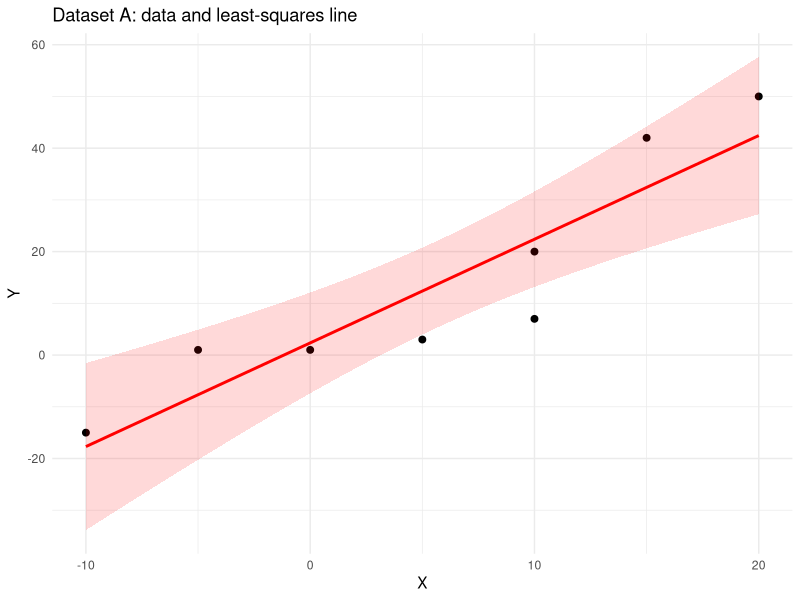
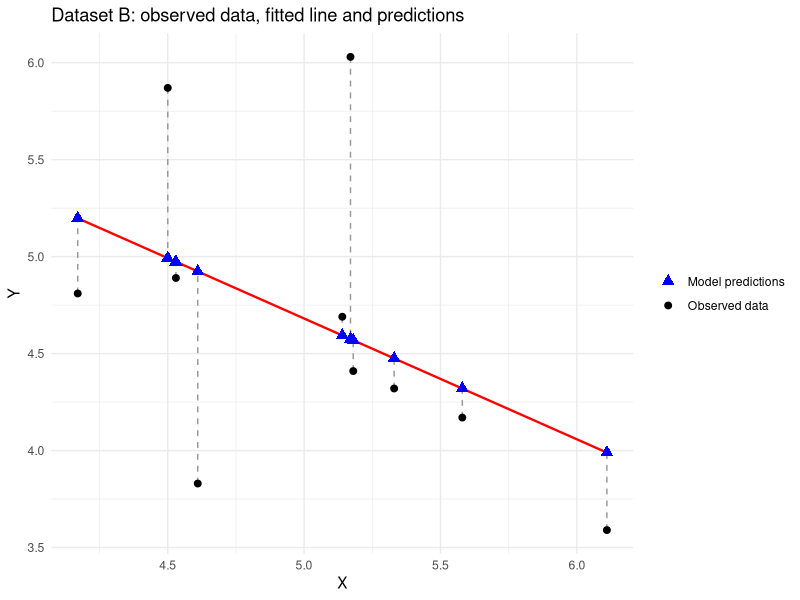

Recreate these plots in R, in order.
## ---- chunk 1
knitr::opts_chunk$set(echo = TRUE, message = FALSE, warning = FALSE,
                      fig.align = "center", fig.width = 7, fig.height = 4.5)
library(ggplot2)
## ---- chunk 2
#' Least-squares slope and intercept from the closed-form formulas
#'
#' @param x Numeric vector of predictor values.
#' @param y Numeric vector of responses (same length as `x`).
#' @return Named numeric vector with the intercept `b` and the slope `a`.
ols_line <- function(x, y) {
  a <- sum((x - mean(x)) * (y - mean(y))) / sum((x - mean(x))^2)
  b <- mean(y) - a * mean(x)
  c(b = b, a = a)
}
## ---- chunk 3
x_a <- c(-10, -5, 0, 5, 10, 10, 15, 20)
y_a <- c(-15,  1, 1, 3, 20,  7, 42, 50)
data_a <- data.frame(x = x_a, y = y_a)

model_a <- lm(y ~ x, data = data_a)
coef(model_a)

# The closed-form solution must agree with lm()
all.equal(unname(ols_line(x_a, y_a)), unname(coef(model_a)))

summary(model_a)$r.squared
## ---- chunk 4
ggplot(data_a, aes(x = x, y = y)) +
  geom_point(size = 2) +
  geom_smooth(method = "lm", colour = "red", fill = "red", alpha = 0.15) +
  labs(title = "Dataset A: data and least-squares line",
       x = "X", y = "Y") +
  theme_minimal()
## ---- chunk 5
x_b <- c(4.17, 5.58, 5.18, 6.11, 4.50, 4.61, 5.17, 4.53, 5.33, 5.14)
y_b <- c(4.81, 4.17, 4.41, 3.59, 5.87, 3.83, 6.03, 4.89, 4.32, 4.69)
data_b <- data.frame(x = x_b, y = y_b)

model_b <- lm(y ~ x, data = data_b)
coef(model_b)
summary(model_b)$r.squared

# Model predictions: y_hat_i = a * x_i + b
data_b$y_hat <- predict(model_b)
## ---- chunk 6
ggplot(data_b, aes(x = x)) +
  geom_segment(aes(xend = x, y = y, yend = y_hat),
               colour = "grey60", linetype = "dashed") +
  geom_smooth(aes(y = y), method = "lm", se = FALSE,
              colour = "red", linewidth = 0.8) +
  geom_point(aes(y = y, colour = "Observed data"), size = 2) +
  geom_point(aes(y = y_hat, colour = "Model predictions"),
             shape = 17, size = 3) +
  scale_colour_manual(values = c("Observed data" = "black",
                                 "Model predictions" = "blue")) +
  labs(title = "Dataset B: observed data, fitted line and predictions",
       x = "X", y = "Y", colour = NULL) +
  theme_minimal()
## ---- chunk 7
# Coefficient matrix, written explicitly (one row per interior point)
A <- matrix(c(
   4, -1,  0, -1,  0,  0,  0,  0,  0,
  -1,  4, -1,  0, -1,  0,  0,  0,  0,
   0, -1,  4,  0,  0, -1,  0,  0,  0,
  -1,  0,  0,  4, -1,  0, -1,  0,  0,
   0, -1,  0, -1,  4, -1,  0, -1,  0,
   0,  0, -1,  0, -1,  4,  0,  0, -1,
   0,  0,  0, -1,  0,  0,  4, -1,  0,
   0,  0,  0,  0, -1,  0, -1,  4, -1,
   0,  0,  0,  0,  0, -1,  0, -1,  4
), nrow = 9, byrow = TRUE)

# Right-hand side: sum of the known boundary neighbours of each interior point
b <- c(95 + 53,  87,  63 + 51,
       29,        0,  52,
       25 + 18,  21,  20 + 48)

# Sanity checks: the matrix must be 9 x 9 and symmetric
dim(A)
isSymmetric(A)
## ---- chunk 8
# 1. Classify the system
qr(A)$rank              # rank of A
qr(cbind(A, b))$rank    # rank of the augmented matrix

# 2. Solve
t_interior <- solve(A, b)
names(t_interior) <- c("T22", "T23", "T24", "T32", "T33", "T34", "T42", "T43", "T44")
round(t_interior, 2)

# 3. Verify the solution
all.equal(as.vector(A %*% t_interior), b)
## ---- chunk 9
names(which.max(t_interior)); max(t_interior)
names(which.min(t_interior)); min(t_interior)
## ---- chunk 10
corners <- c(
  T11 = (95 + 53 + t_interior[["T22"]]) / 3,
  T15 = (63 + 51 + t_interior[["T24"]]) / 3,
  T51 = (25 + 18 + t_interior[["T42"]]) / 3,
  T55 = (48 + 20 + t_interior[["T44"]]) / 3
)
round(corners, 2)
## ---- chunk 11
A_ct <- matrix(c(1, 1, 0, 0,
                 0, 0, 1, 1,
                 1, 0, 1, 0,
                 0, 1, 0, 1), nrow = 4, byrow = TRUE)
b_ct <- c(5, 3, 4, 4)
M_ct <- cbind(A_ct, b_ct)
M_ct
## ---- chunk 12
qr(A_ct)$rank              # rank of A
qr(M_ct)$rank              # rank of the augmented matrix
ncol(A_ct) - qr(A_ct)$rank # degrees of freedom
## ---- chunk 13
library(pracma)
rref(M_ct)   # reduced row echelon form of [A | b]
## ---- chunk 14
x_particular <- c(1, 4, 3, 0)
direction    <- c(1, -1, -1, 1)

# The direction must be invisible to the scanner: A %*% direction = 0
as.vector(A_ct %*% direction)

# Any member of the family reproduces the measurements
lambdas <- c(0, 1, 2.5, 3)
all(vapply(lambdas, function(l) {
  isTRUE(all.equal(as.vector(A_ct %*% (x_particular + l * direction)), b_ct))
}, logical(1)))
## ---- chunk 15
A_ct5 <- rbind(A_ct, c(1, 0, 0, 1))
b_ct5 <- c(5, 3, 4, 4, 5)

dim(A_ct5)
qr(A_ct5)$rank                 # rank of A
qr(cbind(A_ct5, b_ct5))$rank   # rank of the augmented matrix

# solve() needs a square matrix; qr.solve() also handles 5 x 4 systems
x_img <- qr.solve(A_ct5, b_ct5)
x_img

# Verify that the solution reproduces all five measurements
all.equal(as.vector(A_ct5 %*% x_img), b_ct5)
## ---- chunk 16
sessionInfo()
